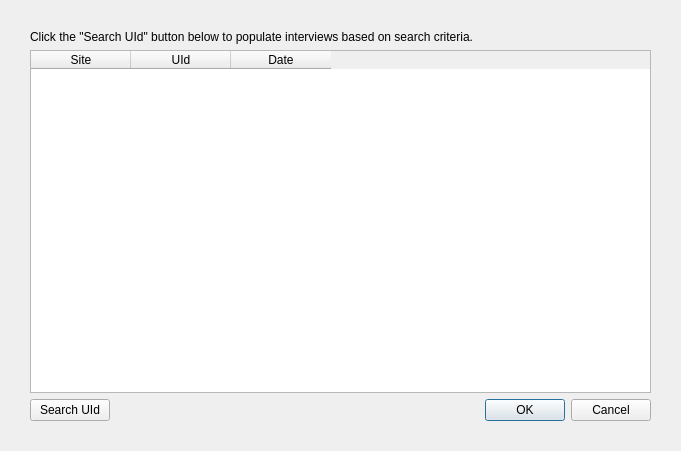
<?xml version="1.0" encoding="UTF-8"?>
<ui version="4.0">
 <class>QSelectInterviewDialog</class>
 <widget class="QWidget" name="QSelectInterviewDialog">
  <property name="geometry">
   <rect>
    <x>0</x>
    <y>0</y>
    <width>681</width>
    <height>451</height>
   </rect>
  </property>
  <property name="windowTitle">
   <string>Form</string>
  </property>
  <layout class="QVBoxLayout" name="verticalLayout_2">
   <property name="spacing">
    <number>6</number>
   </property>
   <property name="margin">
    <number>30</number>
   </property>
   <item>
    <widget class="QLabel" name="label">
     <property name="text">
      <string>Click the &quot;Search UId&quot; button below to populate interviews based on search criteria.</string>
     </property>
    </widget>
   </item>
   <item>
    <widget class="QTableWidget" name="interviewTableWidget">
     <property name="minimumSize">
      <size>
       <width>0</width>
       <height>0</height>
      </size>
     </property>
     <property name="selectionMode">
      <enum>QAbstractItemView::ExtendedSelection</enum>
     </property>
     <property name="selectionBehavior">
      <enum>QAbstractItemView::SelectRows</enum>
     </property>
     <attribute name="horizontalHeaderShowSortIndicator" stdset="0">
      <bool>true</bool>
     </attribute>
     <column>
      <property name="text">
       <string>Site</string>
      </property>
     </column>
     <column>
      <property name="text">
       <string>UId</string>
      </property>
     </column>
     <column>
      <property name="text">
       <string>Date</string>
      </property>
     </column>
    </widget>
   </item>
   <item>
    <layout class="QHBoxLayout" name="horizontalLayout">
     <item>
      <widget class="QPushButton" name="searchPushButton">
       <property name="text">
        <string>Search UId</string>
       </property>
      </widget>
     </item>
     <item>
      <widget class="QDialogButtonBox" name="buttonBox">
       <property name="standardButtons">
        <set>QDialogButtonBox::Cancel|QDialogButtonBox::Ok</set>
       </property>
       <property name="centerButtons">
        <bool>false</bool>
       </property>
      </widget>
     </item>
    </layout>
   </item>
  </layout>
 </widget>
 <resources/>
 <connections>
  <connection>
   <sender>buttonBox</sender>
   <signal>rejected()</signal>
   <receiver>QSelectInterviewDialog</receiver>
   <slot>close()</slot>
   <hints>
    <hint type="sourcelabel">
     <x>412</x>
     <y>545</y>
    </hint>
    <hint type="destinationlabel">
     <x>412</x>
     <y>283</y>
    </hint>
   </hints>
  </connection>
 </connections>
</ui>
